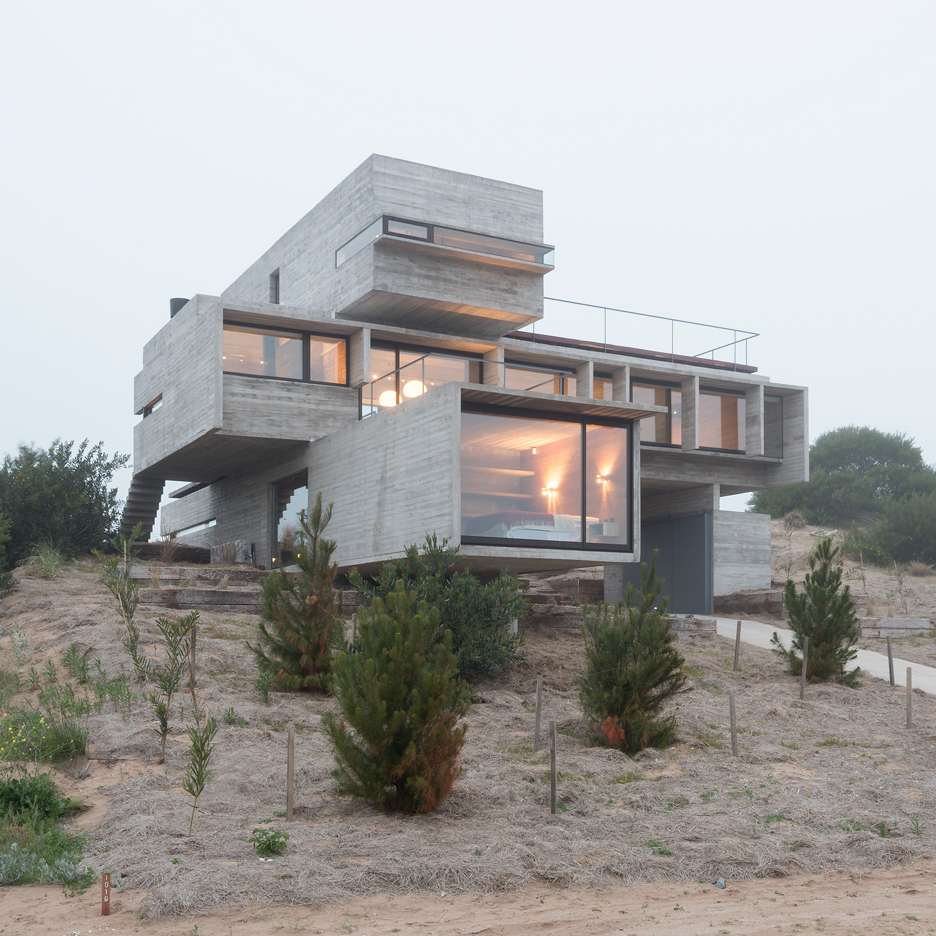
#> input picture OpenCv/house.jpg, 936 x 936 px, given in place of Drone flight over Skid Row LA - See what happens!.mp4, which was not available
$ python test.py   (Python 2 division)
#> lines starting #> are read from the running program, lines starting #| are printed output that depends on the picture; after the words box and inside, x2 and y2 are one past the last pixel; in counts of white or black regions, pixels touching at a corner belong together; pictures that were not available may be replaced by others from this repository, and a replacement may not be noted
from __future__ import division
import matplotlib.pyplot as plt
import cv2
import numpy as np

import matplotlib
from matplotlib import dateutil


orb = cv2.ORB_create()

# cap = cv2.VideoCapture('Drone flight over Skid Row LA - See what happens!.mp4')
cap = cv2.VideoCapture("Drone flight over Skid Row LA - See what happens!.mp4")

size = (int(cap.get(cv2.CAP_PROP_FRAME_WIDTH)),
        int(cap.get(cv2.CAP_PROP_FRAME_HEIGHT)))
fps = 20
fourcc = cv2.VideoWriter_fourcc(*"H264")

out = cv2.VideoWriter()

success = out.open('output3.avi',fourcc,20.0,(size[0], size[1]))
fr = 0

while True:

    ret, frame = cap.read()
#> frame is the input picture: shape (936, 936, 3); mean B, G, R 161.5, 163.6, 164.8
    print type(frame)
#| <class 'numpy.ndarray'>
    if not ret:
        break

    kp = orb.detect(frame, None)
#> kp = 500 keypoints; strongest (x, y, size): (166, 481, 31), (273, 559, 31), (149, 541, 31), (170, 481, 92.6)
    kp, des = orb.compute(frame,kp)
    altered = cv2.drawKeypoints(frame, kp, None, color=(0,255,0), flags=0)


    gray = cv2.cvtColor(altered,cv2.COLOR_BGR2GRAY)
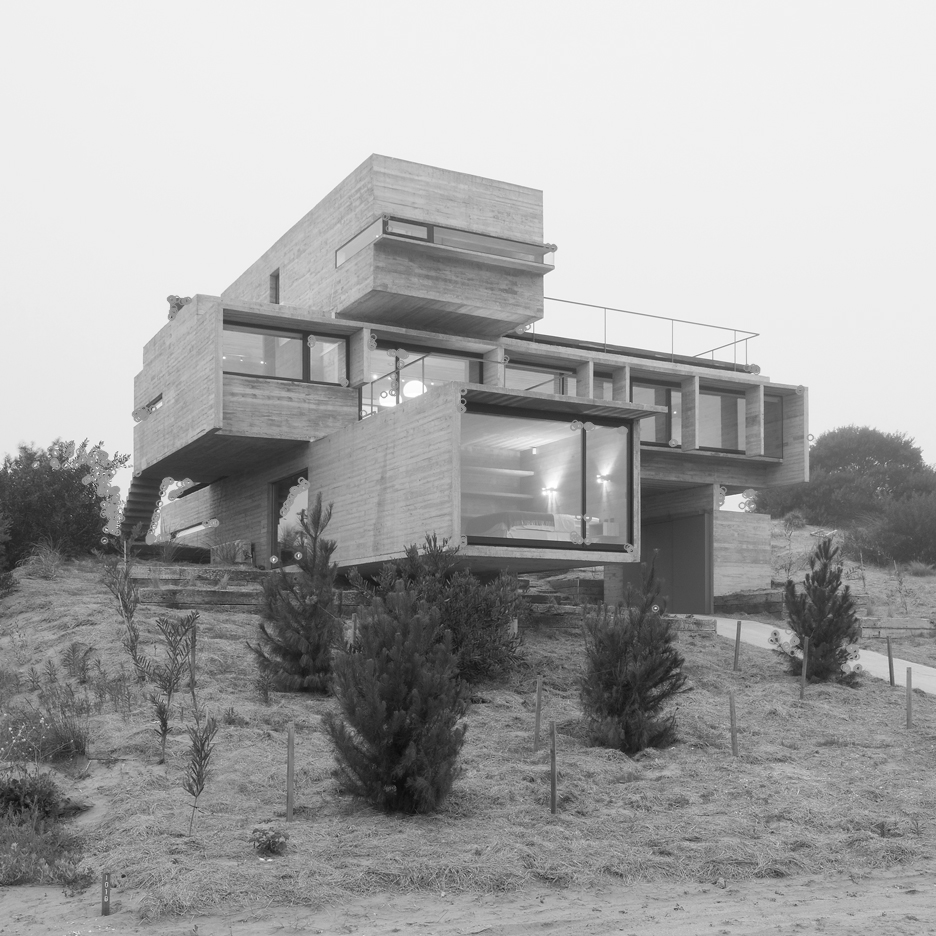
#> gray: shape (936, 936); min 11, max 255, mean 163.8

    kernel_size = 5
    blur_gray = cv2.GaussianBlur(gray,(kernel_size, kernel_size), 0)
    low_threshold = 50
    high_threshold = 150
    edges = cv2.Canny(blur_gray, low_threshold, high_threshold)
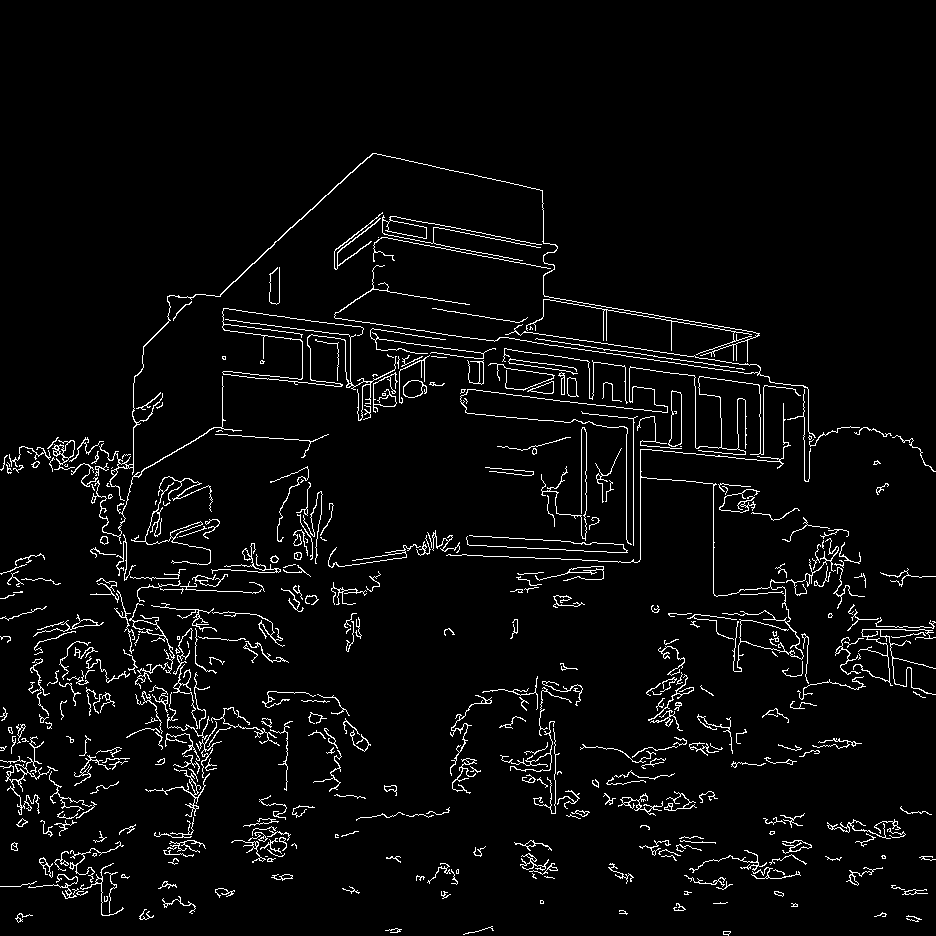
#> edges: shape (936, 936); 4% white in thin lines or dots, all inside (x1, y1, x2, y2) = (0, 153, 936, 936)
    rho = 1
    theta = np.pi /180
    threshold = 15
    min_line_length = 50
    max_line_gap = 20
    line_image = np.copy(altered) * 0
#> line_image: shape (936, 936, 3); every value is 0
    lines = cv2.HoughLinesP(edges, rho, theta, threshold, np.array([]),
                    min_line_length, max_line_gap)
#> lines = 419 rows, first 6: [668, 614, 724, 617], [391, 551, 540, 558], [504, 349, 808, 391], [423, 542, 640, 554], [827, 823, 894, 837], [406, 343, 483, 353]

    print
    print type(lines)
#| <class 'numpy.ndarray'>
    print
    if type(lines) is np.ndarray:
        for line in lines:
            for x1,y1,x2,y2 in line:
                cv2.line(line_image,(x1,y1),(x2,y2),(255,255,0),5)
#> this loop made 419 passes
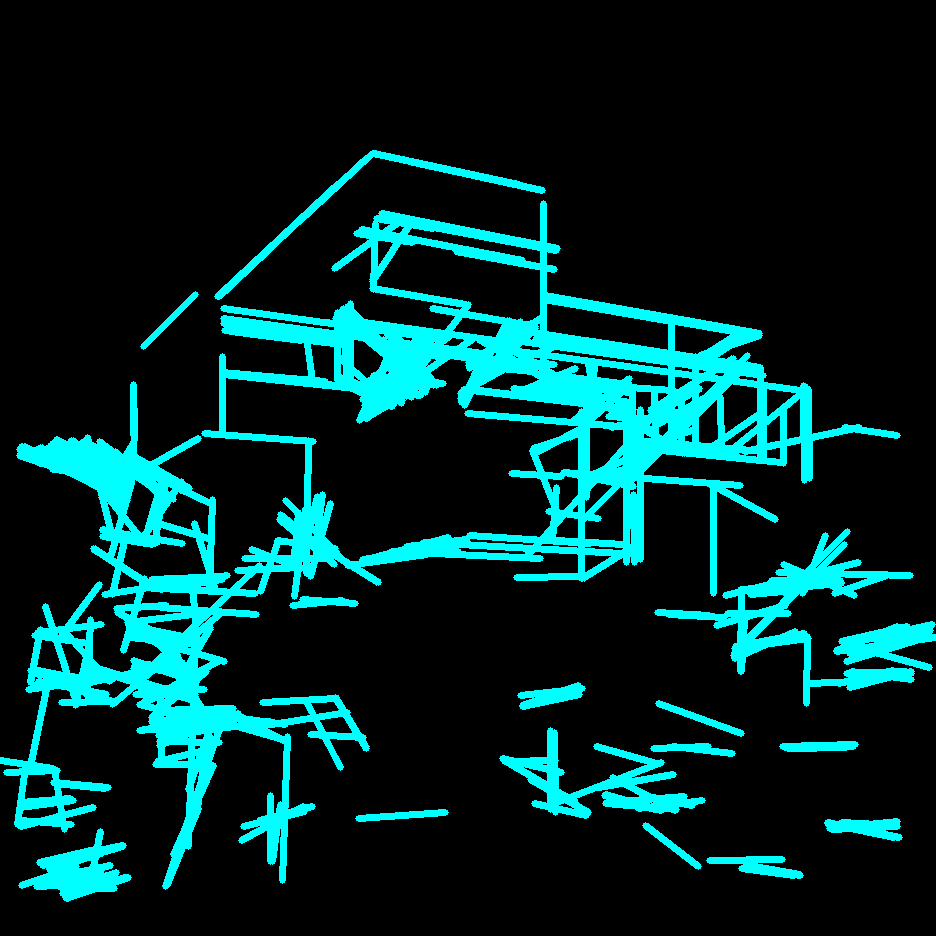
#> line_image: shape (936, 936, 3); mean B, G, R 41.3, 41.3, 0
        lines_edges = cv2.addWeighted(altered, 0.8, line_image, 1, 0)
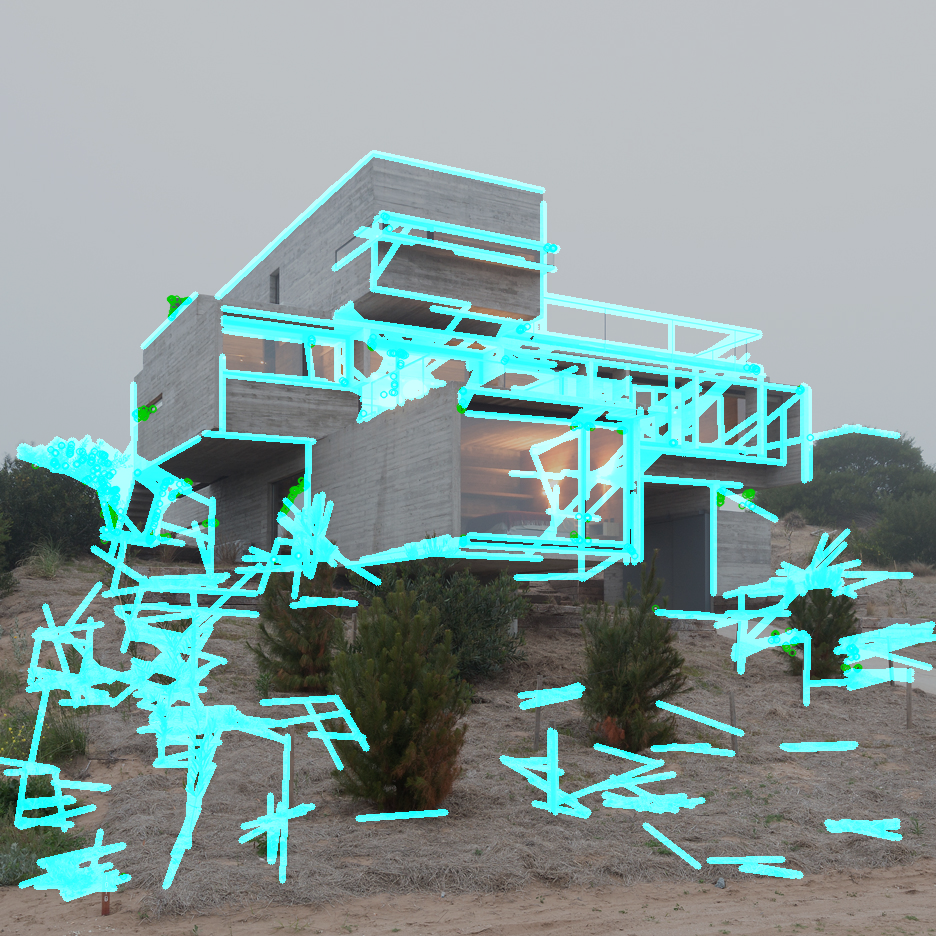
#> lines_edges: shape (936, 936, 3); mean B, G, R 154.1, 155.5, 131.1
    else:
        pass


    print type(lines_edges), fr
#| <class 'numpy.ndarray'> 0
    out.write(lines_edges)
    fr +=1
    continue
#     plt.imshow(altered), plt.show()
    # if cv2.waitKey(1) & 0xff == ord('q'):
        # break
cap.release()
out.release()
cv2.destroyAllWindows()
